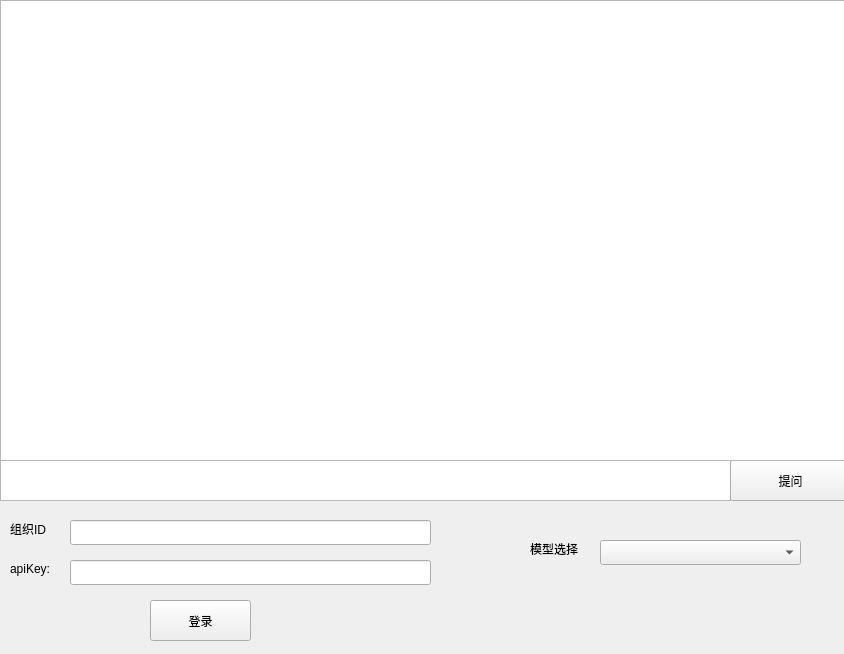
<?xml version="1.0" encoding="UTF-8"?>
<ui version="4.0">
 <class>Form</class>
 <widget class="QWidget" name="Form">
  <property name="geometry">
   <rect>
    <x>0</x>
    <y>0</y>
    <width>844</width>
    <height>654</height>
   </rect>
  </property>
  <property name="windowTitle">
   <string>chatgpt</string>
  </property>
  <widget class="QTextEdit" name="textEdit_2">
   <property name="geometry">
    <rect>
     <x>0</x>
     <y>460</y>
     <width>731</width>
     <height>41</height>
    </rect>
   </property>
  </widget>
  <widget class="QPushButton" name="pushButton">
   <property name="geometry">
    <rect>
     <x>730</x>
     <y>460</y>
     <width>121</width>
     <height>41</height>
    </rect>
   </property>
   <property name="text">
    <string>提问</string>
   </property>
  </widget>
  <widget class="QLabel" name="label">
   <property name="geometry">
    <rect>
     <x>10</x>
     <y>520</y>
     <width>67</width>
     <height>17</height>
    </rect>
   </property>
   <property name="text">
    <string>组织ID</string>
   </property>
  </widget>
  <widget class="QLabel" name="label_2">
   <property name="geometry">
    <rect>
     <x>10</x>
     <y>560</y>
     <width>67</width>
     <height>17</height>
    </rect>
   </property>
   <property name="text">
    <string>apiKey:</string>
   </property>
  </widget>
  <widget class="QTextBrowser" name="textBrowser">
   <property name="geometry">
    <rect>
     <x>0</x>
     <y>0</y>
     <width>851</width>
     <height>461</height>
    </rect>
   </property>
  </widget>
  <widget class="QLineEdit" name="lineEdit">
   <property name="geometry">
    <rect>
     <x>70</x>
     <y>520</y>
     <width>361</width>
     <height>25</height>
    </rect>
   </property>
  </widget>
  <widget class="QLineEdit" name="lineEdit_2">
   <property name="geometry">
    <rect>
     <x>70</x>
     <y>560</y>
     <width>361</width>
     <height>25</height>
    </rect>
   </property>
  </widget>
  <widget class="QPushButton" name="pushButton_2">
   <property name="geometry">
    <rect>
     <x>150</x>
     <y>600</y>
     <width>101</width>
     <height>41</height>
    </rect>
   </property>
   <property name="text">
    <string>登录</string>
   </property>
  </widget>
  <widget class="QLabel" name="label_3">
   <property name="geometry">
    <rect>
     <x>530</x>
     <y>540</y>
     <width>67</width>
     <height>17</height>
    </rect>
   </property>
   <property name="text">
    <string>模型选择</string>
   </property>
  </widget>
  <widget class="QComboBox" name="comboBox">
   <property name="geometry">
    <rect>
     <x>600</x>
     <y>540</y>
     <width>201</width>
     <height>25</height>
    </rect>
   </property>
  </widget>
 </widget>
 <resources/>
 <connections/>
</ui>
